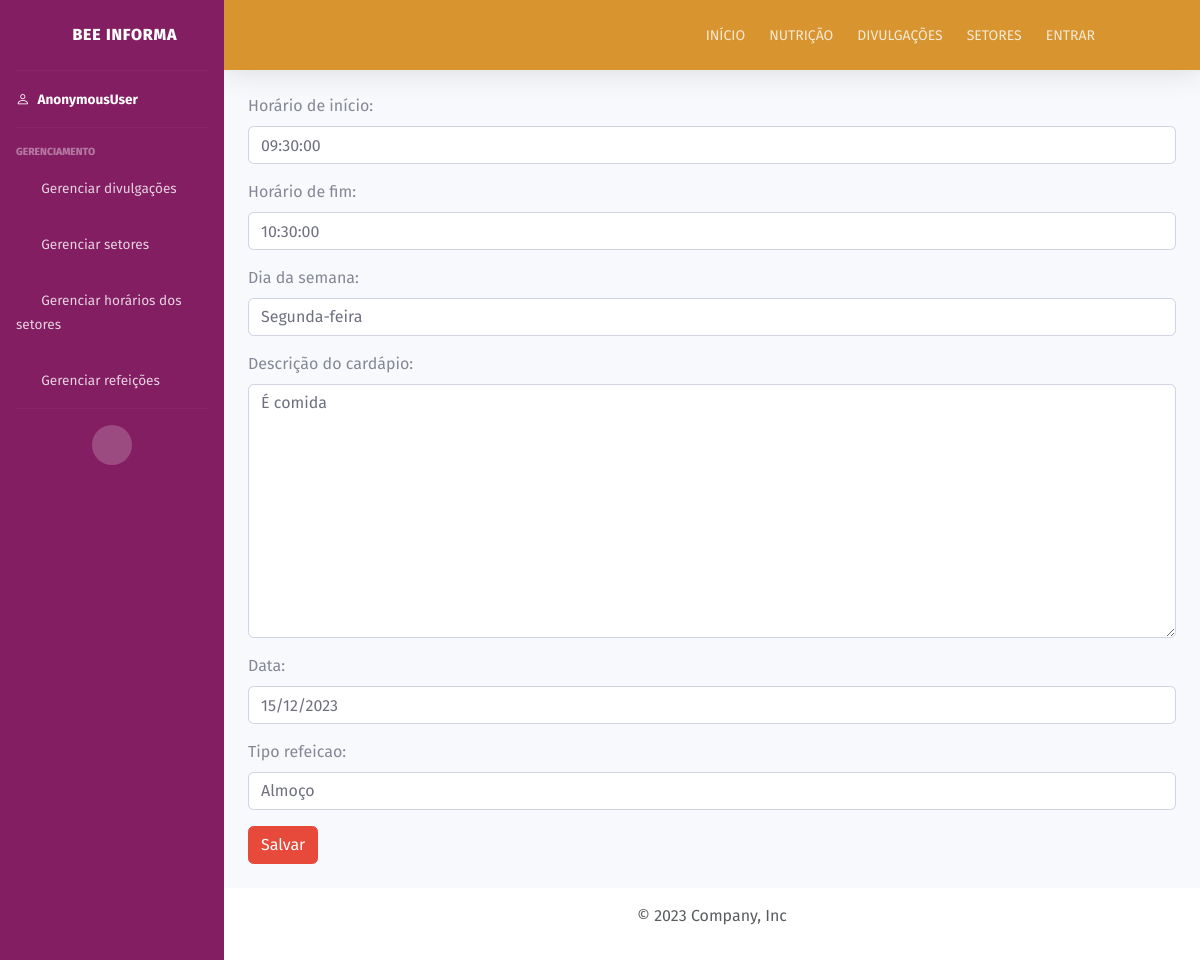
/atualizar/refeicao/2, run on the app's committed database.
### servicos/models.py (models this page shows, shortened)
class Refeicao(models.Model):
    DIAS_SEMANA_CHOICES = (
        ("SEG", "Segunda-feira"),
        ("TER", "Terça-feira"),
        ("QUA", "Quarta-feira"),
        ("QUI", "Quinta-feira"),
        ("SEX", "Sexta-feira")
    )
    horario_inicio = models.TimeField(verbose_name="Horário de início", auto_now_add=False)
    horario_fim = models.TimeField(verbose_name="Horário de fim", auto_now_add=False)
    dia_semana = models.CharField(verbose_name="Dia da semana", choices=DIAS_SEMANA_CHOICES, max_length=3)
    descricao = models.TextField(verbose_name="Descrição do cardápio")
    data = models.DateField(verbose_name="Data", blank=True, null=True)
    tipo_refeicao = models.ForeignKey(TipoRefeicao, related_name="cardapio_da_refeicao", on_delete=models.SET_NULL, null=True)
    class Meta:
        verbose_name = "Refeicao"
        verbose_name_plural = "Refeições"

class TipoRefeicao(models.Model):
    tipo_refeicao = models.CharField(verbose_name="Tipo de refeição", max_length=50)
    class Meta:
        verbose_name = "Tipo de refeição"
        verbose_name_plural = "Tipos de refeição"
    def __str__(self):
        return self.tipo_refeicao

### servicos/views.py (the view)
# urls.py: path('atualizar/refeicao/<int:id>', views.refeicao_update, name="refeicao-update"),
def refeicao_update(request, id):
    refeicao = get_object_or_404(Refeicao, id=id)
    form = RefeicaoForm(request.POST or None, instance=refeicao)
    if (request.method == "POST"):
        if form.is_valid():
            form.save()
            return HttpResponseRedirect(reverse("admin-refeicao-list"))
    return render(request, "refeicoes/refeicao_update.html", {'form': form})

### servicos/forms.py
class RefeicaoForm(forms.ModelForm):
    class Meta:
        model = Refeicao
        fields = "__all__"
    def __init__(self, *args, **kwargs):
        super().__init__(*args, **kwargs)
        for field_name, field in self.fields.items():
            field.widget.attrs['class'] = 'form-control'
        self.fields['horario_inicio'].widget.attrs.update({'class': 'form-control mask-time'})
        self.fields['horario_fim'].widget.attrs.update({'class': 'form-control mask-time'})
        self.fields['data'].widget.attrs.update({'class': 'form-control mask-date', 'placeholder': 'DD/MM/AA'})

### servicos/templates/refeicoes/refeicao_update.html (shortened to what this page needs)
{% extends "tela_admin.html" %}
{% block 'conteudo' %}
    <form action="{% url 'refeicao-update' form.instance.id %}" method="POST" class="container conteudo-corpo-admin" enctype="multipart/form-data">
        {{ form.as_p }}
        <button type="submit" class="btn btn-danger">Salvar</button>
    </form>
{% endblock 'conteudo' %}

### staticfiles/css/style.css (style rules this page uses)
body { font-family: 'Fira Sans', sans-serif; }
:root { --laranja: #E79F34; --laranja_claro: rgb(238, 233, 225); --amarelo: #F5C73E; --laranja_escuro: #d8942f; --branco: white; --roxo:#831E62; }

### staticfiles/css/sidebar.css (style rules this page uses)
:root { --laranja: #E79F34; --laranja_claro: rgb(238, 233, 225); --amarelo: #F5C73E; --laranja_escuro: #d8942f; --branco: white; --roxo:#831E62; }

### data on the page
Refeicao: horario_inicio "09:30:00", horario_fim "10:30:00", dia_semana "Segunda-feira", descricao "É comida", data "15/12/2023"
TipoRefeicao: tipo_refeicao "Almoço"

### other printed values
{{ request.user }} "AnonymousUser"
